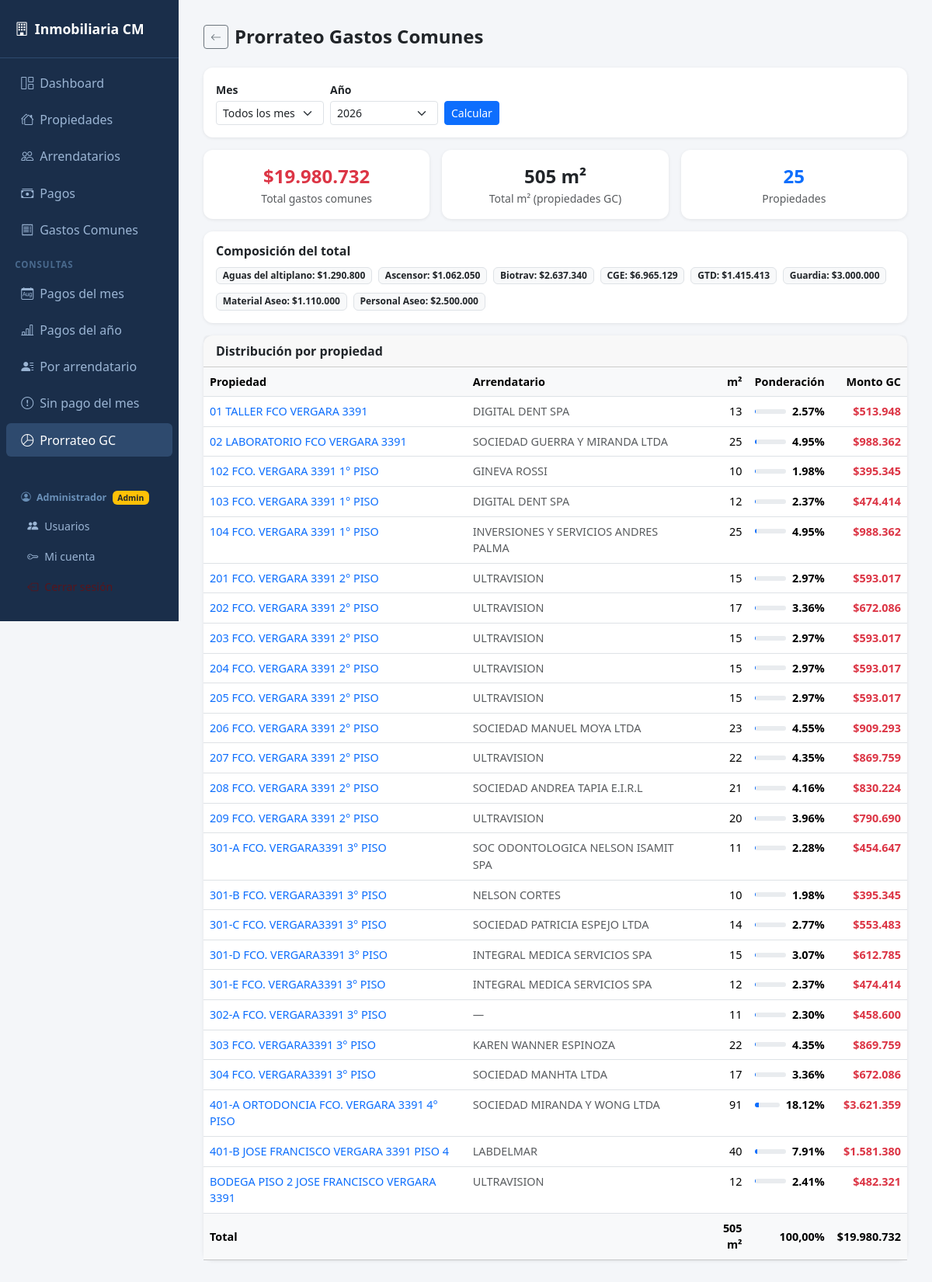
Screenshot of /gastos/prorrateo (signed in) with the database file from the repository.
### models.py (models this page shows)
class Base(DeclarativeBase):
    pass

class ItemGasto(Base):
    __tablename__ = "items_gasto"
    id_item = Column(Integer, primary_key=True, autoincrement=True)
    nombre  = Column(String(100), nullable=False, unique=True)
    activo  = Column(Integer, default=1)   # 1=activo, 0=inactivo
    gastos  = relationship("Gasto", back_populates="item")

class Propiedad(Base):
    __tablename__ = "propiedades"
    id_propiedad = Column(Integer, primary_key=True, autoincrement=True)
    tipo_propiedad = Column(Enum(TipoPropiedad))
    direccion_propiedad = Column(String(200))
    rol = Column(String(30))             # ROL SII ej: 3260-047
    metros_terreno = Column(Float)
    metros_propiedad = Column(Float)
    estado = Column(Enum(EstadoPropiedad), default=EstadoPropiedad.DISPONIBLE)
    valor_arriendo_uf = Column(Float)
    fecha_contrato = Column(Date)
    duracion_contrato = Column(Integer)  # en meses
    copia_contrato = Column(Text)        # ruta o nombre del archivo
    paga_gastos_comunes = Column(Integer, default=0)  # 1=sí, 0=no
    id_arrendatario = Column(Integer, ForeignKey("arrendatarios.id_arrendatario"))
    arrendatario = relationship("Arrendatario", back_populates="propiedades")
    pagos = relationship("Pago", back_populates="propiedad", passive_deletes=True)

class Arrendatario(Base):
    __tablename__ = "arrendatarios"
    id_arrendatario = Column(Integer, primary_key=True, autoincrement=True)
    nombre_arrendatario = Column(String(100))
    rut_arrendatario = Column(String(20), unique=True)
    contacto = Column(String(100))
    telefono = Column(String(20))
    mail = Column(String(100))
    actividad_arrendatario = Column(String(100))
    propiedades = relationship("Propiedad", back_populates="arrendatario")

### app.py (the view)
@app.route("/gastos/prorrateo")
@login_required
@permiso_required("ver_prorrateo")
def prorrateo_gastos():
    mes = request.args.get("mes", "")
    año = request.args.get("año", str(date.today().year))
    with Session(engine) as s:
        props = (s.query(Propiedad, Arrendatario.nombre_arrendatario)
                 .outerjoin(Arrendatario, Propiedad.id_arrendatario == Arrendatario.id_arrendatario)
                 .filter(Propiedad.paga_gastos_comunes == 1)
                 .order_by(Propiedad.direccion_propiedad).all())
        total_m2 = sum((p.metros_propiedad or 0) for p, _ in props)
        filas = []
        for p, nombre_arr in props:
            m2 = p.metros_propiedad or 0
            pct = (m2 / total_m2 * 100) if total_m2 else 0
            filas.append({
                "id_propiedad":   p.id_propiedad,
                "direccion":      p.direccion_propiedad or "—",
                "arrendatario":   nombre_arr or "—",
                "m2":             m2,
                "pct":            pct,
            })
        q_gc = s.query(func.sum(Gasto.monto)).filter(Gasto.monto != None)
        if mes: q_gc = q_gc.filter(Gasto.mes == int(mes))
        if año: q_gc = q_gc.filter(Gasto.año == int(año))
        total_gc = q_gc.scalar() or 0
        for f in filas:
            f["monto_gc"] = round(total_gc * (f["m2"] / total_m2)) if total_gc and total_m2 else 0
        años = [r[0] for r in s.query(Gasto.año).distinct()
                .filter(Gasto.año != None).order_by(Gasto.año.desc()).all()]
        if not años: años = [date.today().year]
        q_items = (s.query(ItemGasto.nombre, func.sum(Gasto.monto).label("total"))
                   .join(Gasto, Gasto.id_item == ItemGasto.id_item))
        if mes: q_items = q_items.filter(Gasto.mes == int(mes))
        if año: q_items = q_items.filter(Gasto.año == int(año))
        items_gc = q_items.group_by(ItemGasto.nombre).order_by(ItemGasto.nombre).all()
    return render_template("prorrateo_gastos.html",
                           filas=filas, total_m2=total_m2, total_gc=total_gc,
                           items_gc=items_gc, meses=MESES, años=años,
                           mes=mes, año=año)

### app.py (called while the page is built)
def login_required(f):
    @functools.wraps(f)
    def decorated(*args, **kwargs):
        if not session.get("id_usuario"):
            return redirect(url_for("login"))
        return f(*args, **kwargs)
    return decorated

def es_admin():
    return session.get("rol") == "admin"

def tiene_permiso(permiso: str) -> bool:
    if session.get("rol") == "admin":
        return True
    permisos = session.get("permisos", "")
    return permiso in permisos.split(",")

def permiso_required(permiso: str):
    def decorator(f):
        @functools.wraps(f)
        def decorated(*args, **kwargs):
            if not session.get("id_usuario"):
                return redirect(url_for("login"))
            if not tiene_permiso(permiso):
                flash("No tienes permiso para acceder a esta sección.", "danger")
                return redirect(url_for("dashboard"))
            return f(*args, **kwargs)
        return decorated
    return decorator

@app.context_processor
def inject_globals():
    return {
        "es_admin":       es_admin(),
        "rol_usuario":    session.get("rol", ""),
        "tiene_permiso":  tiene_permiso,
    }

def _fmt_pesos(v):
    if v is None:
        return "—"
    return "$" + f"{int(round(v)):,}".replace(",", ".")

### templates/prorrateo_gastos.html (shortened to what this page needs)
{% extends "base.html" %}
{% block content %}
<div class="d-flex align-items-center gap-2 mb-4">
  <a href="/gastos" class="btn btn-sm btn-outline-secondary"><i class="bi bi-arrow-left"></i></a>
  <h4 class="fw-bold mb-0">Prorrateo Gastos Comunes</h4>
</div>
<div class="card p-3 mb-3">
  <form class="row g-2 align-items-end" method="get">
    <div class="col-md-2">
      <label class="form-label fw-semibold mb-1 small">Mes</label>
      <select class="form-select form-select-sm" name="mes">
        <option value="">Todos los meses</option>
      </select>
    </div>
    <div class="col-md-2">
      <label class="form-label fw-semibold mb-1 small">Año</label>
      <select class="form-select form-select-sm" name="año">
        {% for a in años %}
        <option {% if año==a|string %}selected{% endif %}>{{ a }}</option>
        {% endfor %}
      </select>
    </div>
    <div class="col-auto">
      <button class="btn btn-sm btn-primary">Calcular</button>
    </div>
  </form>
</div>
{% if not filas %}
<div class="alert alert-warning">
  <i class="bi bi-exclamation-triangle me-2"></i>
  No hay propiedades marcadas como <strong>paga gastos comunes</strong>.
  Ve a cada propiedad y activa la opción correspondiente.
</div>
{% else %}
<div class="row g-3 mb-3">
  <div class="col-md-4">
    <div class="card p-3 text-center">
      <div class="fw-bold text-danger fs-4">{{ total_gc|cl_pesos }}</div>
      <div class="text-muted small">Total gastos comunes</div>
    </div>
  </div>
  <div class="col-md-4">
    <div class="card p-3 text-center">
      <div class="fw-bold fs-4">{{ total_m2|int }} m²</div>
      <div class="text-muted small">Total m² (propiedades GC)</div>
    </div>
  </div>
  <div class="col-md-4">
    <div class="card p-3 text-center">
      <div class="fw-bold text-primary fs-4">{{ filas|length }}</div>
      <div class="text-muted small">Propiedades</div>
    </div>
  </div>
</div>
{% if items_gc %}
<div class="card p-3 mb-3">
  <h6 class="fw-bold mb-2">Composición del total</h6>
  <div class="row g-2">
    {% for nombre, total in items_gc %}
    <div class="col-auto">
      <span class="badge bg-light text-dark border">
        {{ nombre }}: {{ total|cl_pesos }}
      </span>
    </div>
    {% endfor %}
  </div>
</div>
{% endif %}
<div class="card">
  <div class="card-header fw-bold py-2">Distribución por propiedad</div>
  <div class="table-responsive">
    <table class="table table-hover mb-0">
      <thead>
        <tr>
          <th>Propiedad</th>
          <th>Arrendatario</th>
          <th class="text-end">m²</th>
          <th class="text-end">Ponderación</th>
          <th class="text-end">Monto GC</th>
        </tr>
      </thead>
      <tbody>
        {% for f in filas %}
        <tr>
          <td>
            <a href="/propiedades/{{ f.id_propiedad }}/editar"
               class="text-decoration-none">{{ f.direccion }}</a>
          </td>
          <td class="text-muted">{{ f.arrendatario }}</td>
          <td class="text-end">{{ f.m2|int if f.m2 else "—" }}</td>
          <td class="text-end">
            <div class="d-flex align-items-center justify-content-end gap-2">
              <div class="progress flex-grow-1" style="height:6px;max-width:80px">
                <div class="progress-bar bg-primary" style="width:{{ f.pct }}%"></div>
              </div>
              <span class="fw-semibold">{{ "%.2f"|format(f.pct) }}%</span>
            </div>
          </td>
          <td class="text-end fw-semibold {{ 'text-danger' if total_gc else '' }}">
            {{ f.monto_gc|cl_pesos if total_gc else "—" }}
          </td>
        </tr>
        {% endfor %}
      </tbody>
      <tfoot class="table-light fw-bold">
        <tr>
          <td colspan="2">Total</td>
          <td class="text-end">{{ total_m2|int }} m²</td>
          <td class="text-end">100,00%</td>
          <td class="text-end">{{ total_gc|cl_pesos }}</td>
        </tr>
      </tfoot>
    </table>
  </div>
</div>
{% endif %}
{% endblock %}

### templates/base.html (style rules this page uses)
body { background: #f4f6f9; font-family: 'Segoe UI', sans-serif; }
.card { border: none; border-radius: 12px; box-shadow: 0 1px 4px rgba(0,0,0,.08); }
table { font-size: .9rem; }
th { background: #f8f9fa !important; font-weight: 600; color: #495057; }

### rows the page displays
ItemGasto: nombre "Aguas del altiplano", total "$1.290.800"
ItemGasto: nombre "Ascensor", total "$1.062.050"
ItemGasto: nombre "Biotrav", total "$2.637.340"
ItemGasto: nombre "CGE", total "$6.965.129"
ItemGasto: nombre "GTD", total "$1.415.413"
ItemGasto: nombre "Guardia", total "$3.000.000"
ItemGasto: nombre "Material Aseo", total "$1.110.000"
ItemGasto: nombre "Personal Aseo", total "$2.500.000"
Propiedad: direccion "01 TALLER FCO VERGARA 3391", arrendatario "DIGITAL DENT SPA", m2 "13", pct "2.57", monto_gc|cl_pesos "$513.948"
Propiedad: direccion "02 LABORATORIO FCO VERGARA 3391", arrendatario "SOCIEDAD GUERRA Y MIRANDA LTDA", m2 "25", pct "4.95", monto_gc|cl_pesos "$988.362"
Propiedad: direccion "102 FCO. VERGARA 3391 1° PISO", arrendatario "GINEVA ROSSI", m2 "10", pct "1.98", monto_gc|cl_pesos "$395.345"
Propiedad: direccion "103 FCO. VERGARA 3391 1° PISO", arrendatario "DIGITAL DENT SPA", m2 "12", pct "2.37", monto_gc|cl_pesos "$474.414"
Propiedad: direccion "104 FCO. VERGARA 3391 1° PISO", arrendatario "INVERSIONES Y SERVICIOS ANDRES PALMA", m2 "25", pct "4.95", monto_gc|cl_pesos "$988.362"
Propiedad: direccion "201 FCO. VERGARA 3391 2° PISO", arrendatario "ULTRAVISION", m2 "15", pct "2.97", monto_gc|cl_pesos "$593.017"
Propiedad: direccion "202 FCO. VERGARA 3391 2° PISO", arrendatario "ULTRAVISION", m2 "17", pct "3.36", monto_gc|cl_pesos "$672.086"
Propiedad: direccion "203 FCO. VERGARA 3391 2° PISO", arrendatario "ULTRAVISION", m2 "15", pct "2.97", monto_gc|cl_pesos "$593.017"
Propiedad: direccion "204 FCO. VERGARA 3391 2° PISO", arrendatario "ULTRAVISION", m2 "15", pct "2.97", monto_gc|cl_pesos "$593.017"
Propiedad: direccion "205 FCO. VERGARA 3391 2° PISO", arrendatario "ULTRAVISION", m2 "15", pct "2.97", monto_gc|cl_pesos "$593.017"
Propiedad: direccion "206 FCO. VERGARA 3391 2° PISO", arrendatario "SOCIEDAD MANUEL MOYA LTDA", m2 "23", pct "4.55", monto_gc|cl_pesos "$909.293"
Propiedad: direccion "207 FCO. VERGARA 3391 2° PISO", arrendatario "ULTRAVISION", m2 "22", pct "4.35", monto_gc|cl_pesos "$869.759"
Propiedad: direccion "208 FCO. VERGARA 3391 2° PISO", arrendatario "SOCIEDAD ANDREA TAPIA E.I.R.L", m2 "21", pct "4.16", monto_gc|cl_pesos "$830.224"
Propiedad: direccion "209 FCO. VERGARA 3391 2° PISO", arrendatario "ULTRAVISION", m2 "20", pct "3.96", monto_gc|cl_pesos "$790.690"
Propiedad: direccion "301-A FCO. VERGARA3391 3° PISO", arrendatario "SOC ODONTOLOGICA NELSON ISAMIT SPA", m2 "11", pct "2.28", monto_gc|cl_pesos "$454.647"
Propiedad: direccion "301-B FCO. VERGARA3391 3° PISO", arrendatario "NELSON CORTES", m2 "10", pct "1.98", monto_gc|cl_pesos "$395.345"
Propiedad: direccion "301-C FCO. VERGARA3391 3° PISO", arrendatario "SOCIEDAD PATRICIA ESPEJO LTDA", m2 "14", pct "2.77", monto_gc|cl_pesos "$553.483"
Propiedad: direccion "301-D FCO. VERGARA3391 3° PISO", arrendatario "INTEGRAL MEDICA SERVICIOS SPA", m2 "15", pct "3.07", monto_gc|cl_pesos "$612.785"
Propiedad: direccion "301-E FCO. VERGARA3391 3° PISO", arrendatario "INTEGRAL MEDICA SERVICIOS SPA", m2 "12", pct "2.37", monto_gc|cl_pesos "$474.414"
Propiedad: direccion "302-A FCO. VERGARA3391 3° PISO", arrendatario "—", m2 "11", pct "2.30", monto_gc|cl_pesos "$458.600"
Propiedad: direccion "303 FCO. VERGARA3391 3° PISO", arrendatario "KAREN WANNER ESPINOZA", m2 "22", pct "4.35", monto_gc|cl_pesos "$869.759"
Propiedad: direccion "304 FCO. VERGARA3391 3° PISO", arrendatario "SOCIEDAD MANHTA LTDA", m2 "17", pct "3.36", monto_gc|cl_pesos "$672.086"
Propiedad: direccion "401-A ORTODONCIA FCO. VERGARA 3391 4° PISO", arrendatario "SOCIEDAD MIRANDA Y WONG LTDA", m2 "91", {{ f.pct }} 18.124258013454686 (drawn), pct "18.12", monto_gc|cl_pesos "$3.621.359"
Propiedad: direccion "401-B JOSE FRANCISCO VERGARA 3391 PISO 4", arrendatario "LABDELMAR", m2 "40", {{ f.pct }} 7.914523149980212 (drawn), pct "7.91", monto_gc|cl_pesos "$1.581.380"
Propiedad: direccion "BODEGA PISO 2 JOSE FRANCISCO VERGARA 3391", arrendatario "ULTRAVISION", m2 "12", pct "2.41", monto_gc|cl_pesos "$482.321"

### other values shown
{{ session.get('nombre','') }} "Administrador"
{{ 'Admin' if es_admin else 'Usuario' }} "Admin"
{{ total_gc|cl_pesos }} "$19.980.732"
{{ total_m2|int }} "505"
{{ filas|length }} "25"
form field año "2026"
